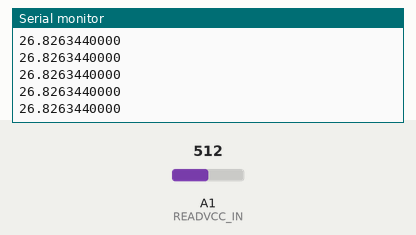
The sketch below on a simulated Arduino Uno, built with avr-gcc and run on an emulated ATmega328P. On the bench: the last lines printed to the serial monitor. The test bench sets the inputs (shaded band); at power-on: A1 (READVCC_IN) = 512.

Above: at 1.2 s.
1.3 s: A1 (READVCC_IN) set to 716
At 1.34 s:
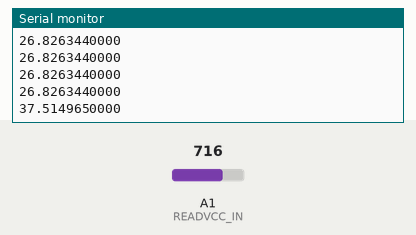
2.8 s: A1 (READVCC_IN) set to 900
At 2.88 s:
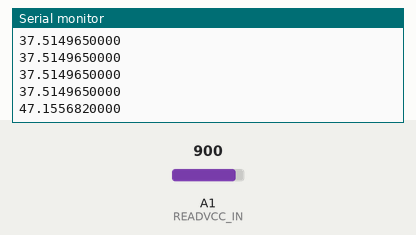
Timing chart, 0 to 5.8 s (numbered marks = the images above; inputs shaded):
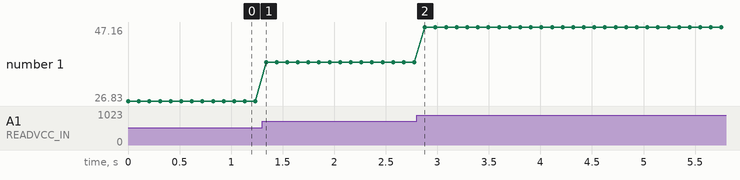

The sketch:

Read_Voltage.ino
```cpp
#define READVCC_IN      1
#define SERIAL_BAUD   9600
#define BUTTON_INT      1 //user button on interrupt 1 (D3)
#define BUTTON_PIN      3 //user button on interrupt 1 (D3)
float vout = 0.0;
float vin = 0.0;
float raw_voltage = 0.0;
float R1 = 46230.0;
float R2 = 4757.31;


void setup() {
  Serial.begin(SERIAL_BAUD);
  pinMode(READVCC_IN, INPUT);
}

void loop() {
  /*
  Serial.println( readVcc(), DEC );
  Serial.println( analogRead(READVCC_IN), DEC );
  */
  raw_voltage = analogRead(READVCC_IN);
  vout = (raw_voltage * readVcc() / 1000) / 1024.0;
  //Serial.println(vout, DEC);
  vin = vout / (R2/(R1+R2));

  String _payload;

  _payload = String(vin, DEC);

  char payload[_payload.length()+1];
  _payload.toCharArray(payload, sizeof(payload));

  Serial.println(payload);
  delay(100);
}

long readVcc() {
  long result;
  ADMUX = _BV(REFS0) | _BV(MUX3) | _BV(MUX2) | _BV(MUX1);
  delay(2);
  ADCSRA |= _BV(ADSC);
  while (bit_is_set(ADCSRA,ADSC));
  result = ADCL;
  result |= ADCH<<8;
  result = 1126400L / result;
  return result;
}
```

Measured:
- after the input at 1.3 s, the serial monitor: prints a new line at once (image 1)
- after the input at 2.8 s, the serial monitor: prints a new line after 0.08 s (image 2)
- plotted number 1: 26.83 → 37.51 after the input at 1.3 s, 37.51 → 47.16 after the input at 2.8 s
